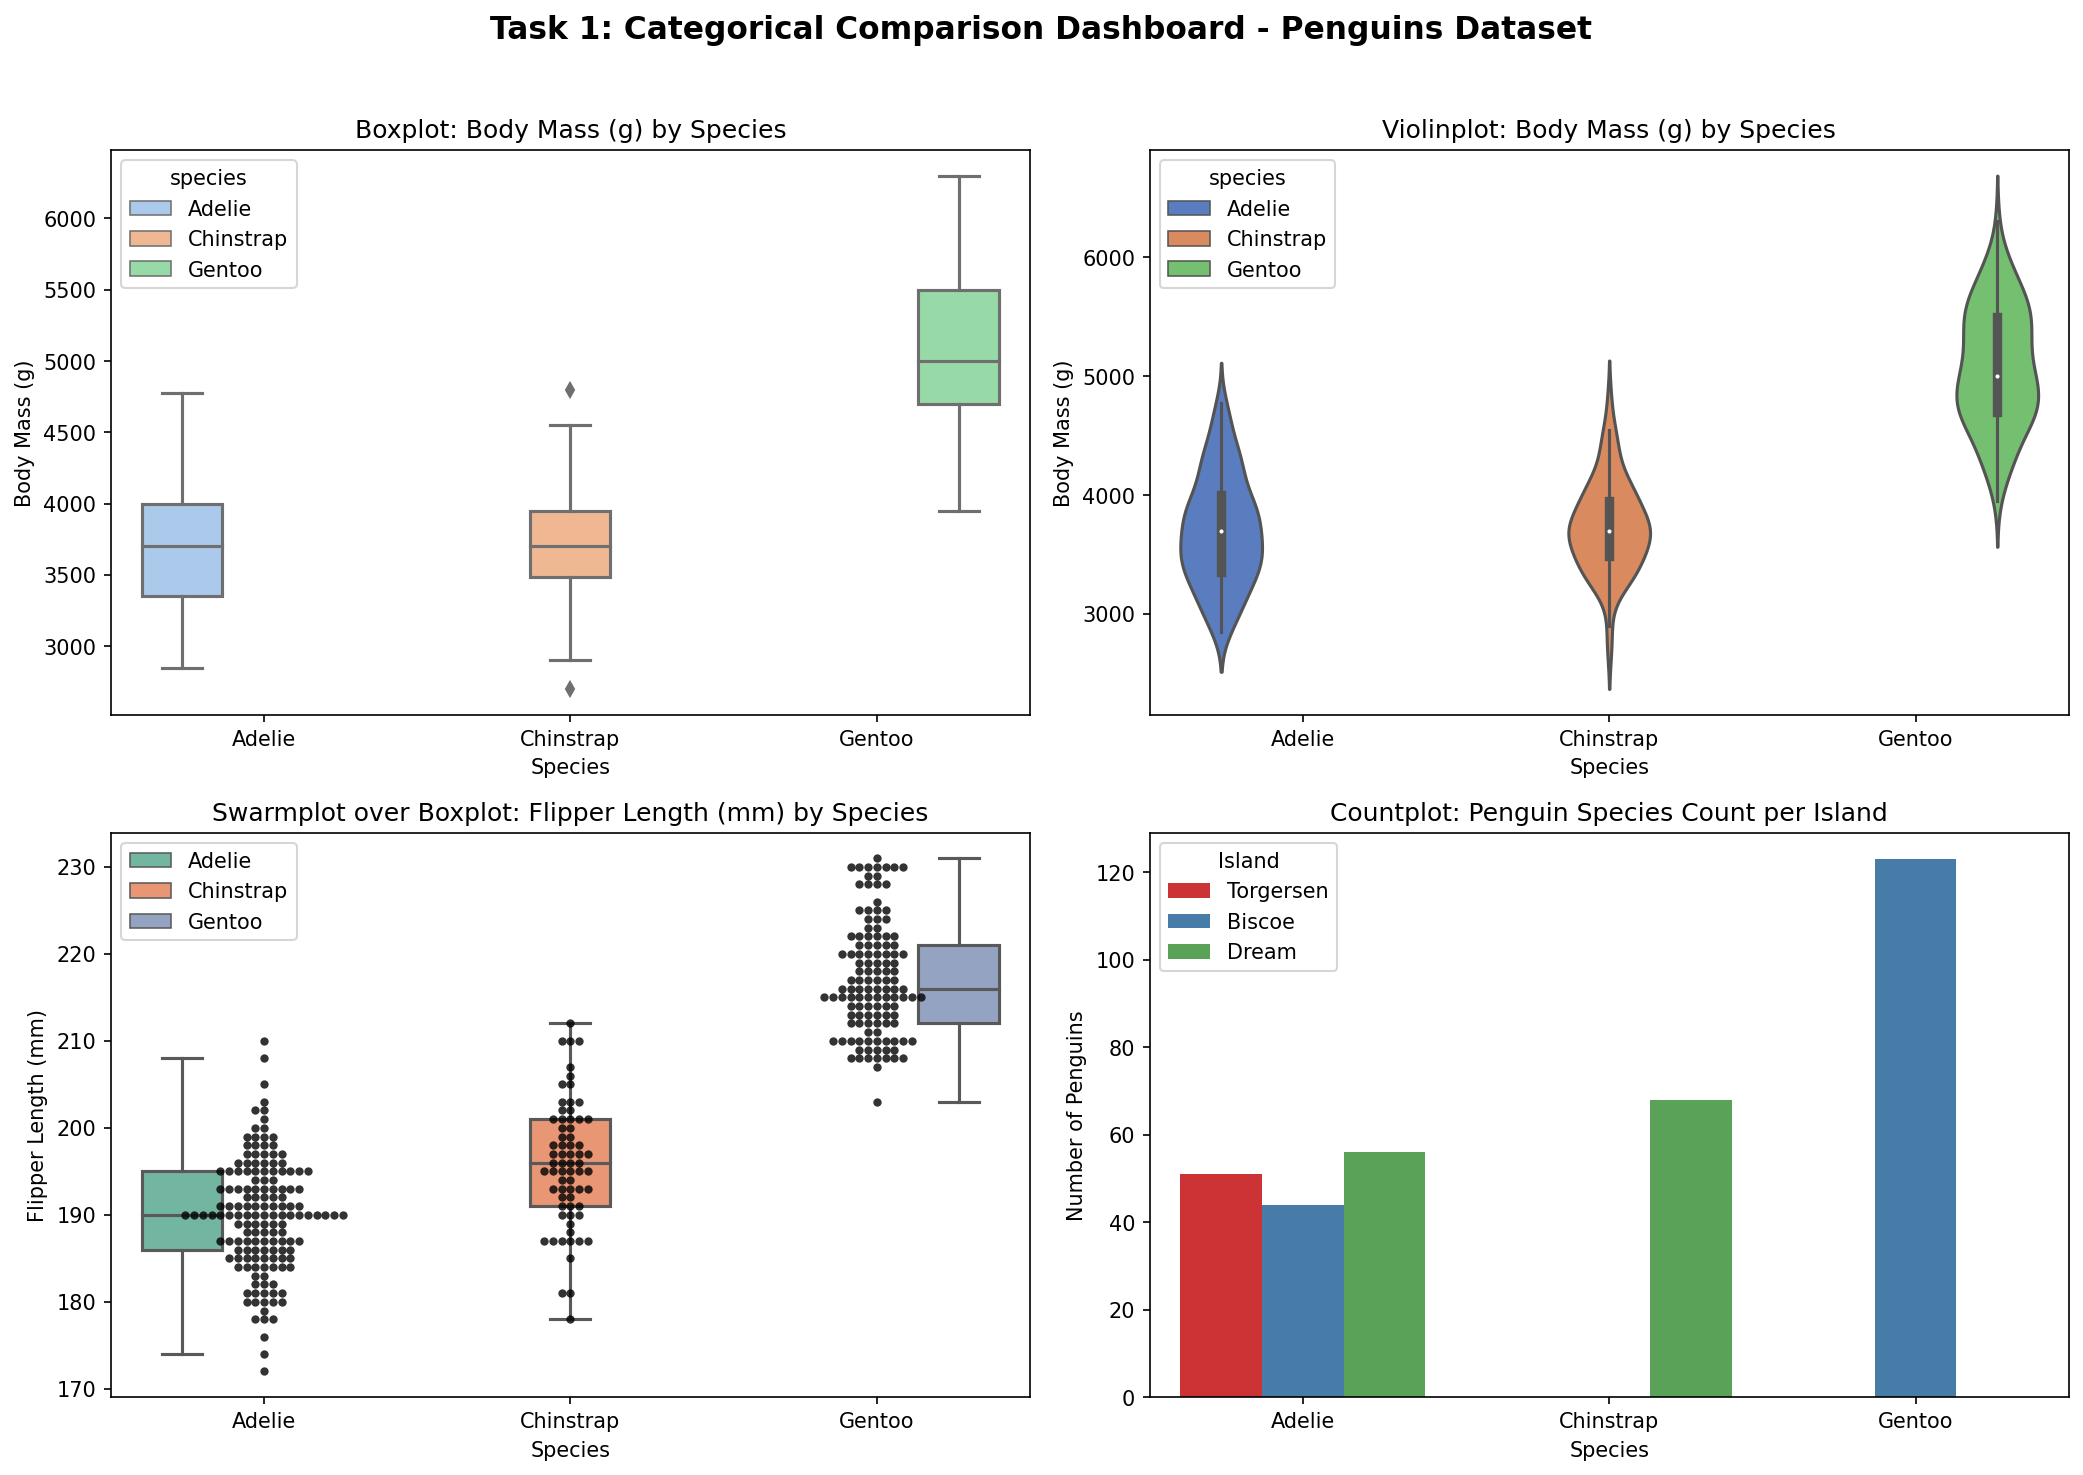

The Python source for this figure:
import os
import pandas as pd
import matplotlib.pyplot as plt
import seaborn as sns

SCRIPT_DIR = os.path.dirname(os.path.abspath(__file__))
PENGUINS_URL = "https://raw.githubusercontent.com/mwaskom/seaborn-data/master/penguins.csv"


def load_penguins():
    local_path = os.path.join(os.path.dirname(os.path.abspath(__file__)), "penguins.csv")
    if os.path.exists(local_path):
        return pd.read_csv(local_path)
    return pd.read_csv(PENGUINS_URL)


def main():
    df = load_penguins()
    print(f"Loaded Penguins dataset: {df.shape[0]} rows x {df.shape[1]} columns")
    df = df.dropna(subset=["species", "body_mass_g", "flipper_length_mm", "island"])

    fig, axes = plt.subplots(2, 2, figsize=(14, 10))
    fig.suptitle("Task 1: Categorical Comparison Dashboard - Penguins Dataset",
                 fontsize=15, fontweight="bold")

    sns.boxplot(x="species", y="body_mass_g", data=df, ax=axes[0, 0],
                hue="species", palette="pastel")
    axes[0, 0].set_title("Boxplot: Body Mass (g) by Species")
    axes[0, 0].set_xlabel("Species")
    axes[0, 0].set_ylabel("Body Mass (g)")

    sns.violinplot(x="species", y="body_mass_g", data=df, ax=axes[0, 1],
                   hue="species", palette="muted")
    axes[0, 1].set_title("Violinplot: Body Mass (g) by Species")
    axes[0, 1].set_xlabel("Species")
    axes[0, 1].set_ylabel("Body Mass (g)")

    sns.boxplot(x="species", y="flipper_length_mm", data=df, ax=axes[1, 0],
                hue="species", palette="Set2", showfliers=False)
    sns.swarmplot(x="species", y="flipper_length_mm", data=df, ax=axes[1, 0],
                  color="black", size=4, alpha=0.8)
    axes[1, 0].set_title("Swarmplot over Boxplot: Flipper Length (mm) by Species")
    axes[1, 0].set_xlabel("Species")
    axes[1, 0].set_ylabel("Flipper Length (mm)")

    sns.countplot(x="species", hue="island", data=df, ax=axes[1, 1],
                  palette="Set1")
    axes[1, 1].set_title("Countplot: Penguin Species Count per Island")
    axes[1, 1].set_xlabel("Species")
    axes[1, 1].set_ylabel("Number of Penguins")
    axes[1, 1].legend(title="Island")

    plt.tight_layout(rect=[0, 0, 1, 0.96])
    plt.savefig(os.path.join(SCRIPT_DIR, "ex10_task1_categorical_dashboard.png"), dpi=150, bbox_inches="tight")
    plt.show()

    print("\nInterpretation:")
    print("- Gentoo penguins have the highest median body mass; Adelie the lowest.")
    print("- The box + swarm overlay shows every individual penguin's flipper")
    print("  length along with the median/quartile summary statistics.")
    print("- Adelie penguins live on all three islands, whereas Chinstrap are")
    print("  found only on Dream and Gentoo only on Biscoe.")


if __name__ == "__main__":
    main()
